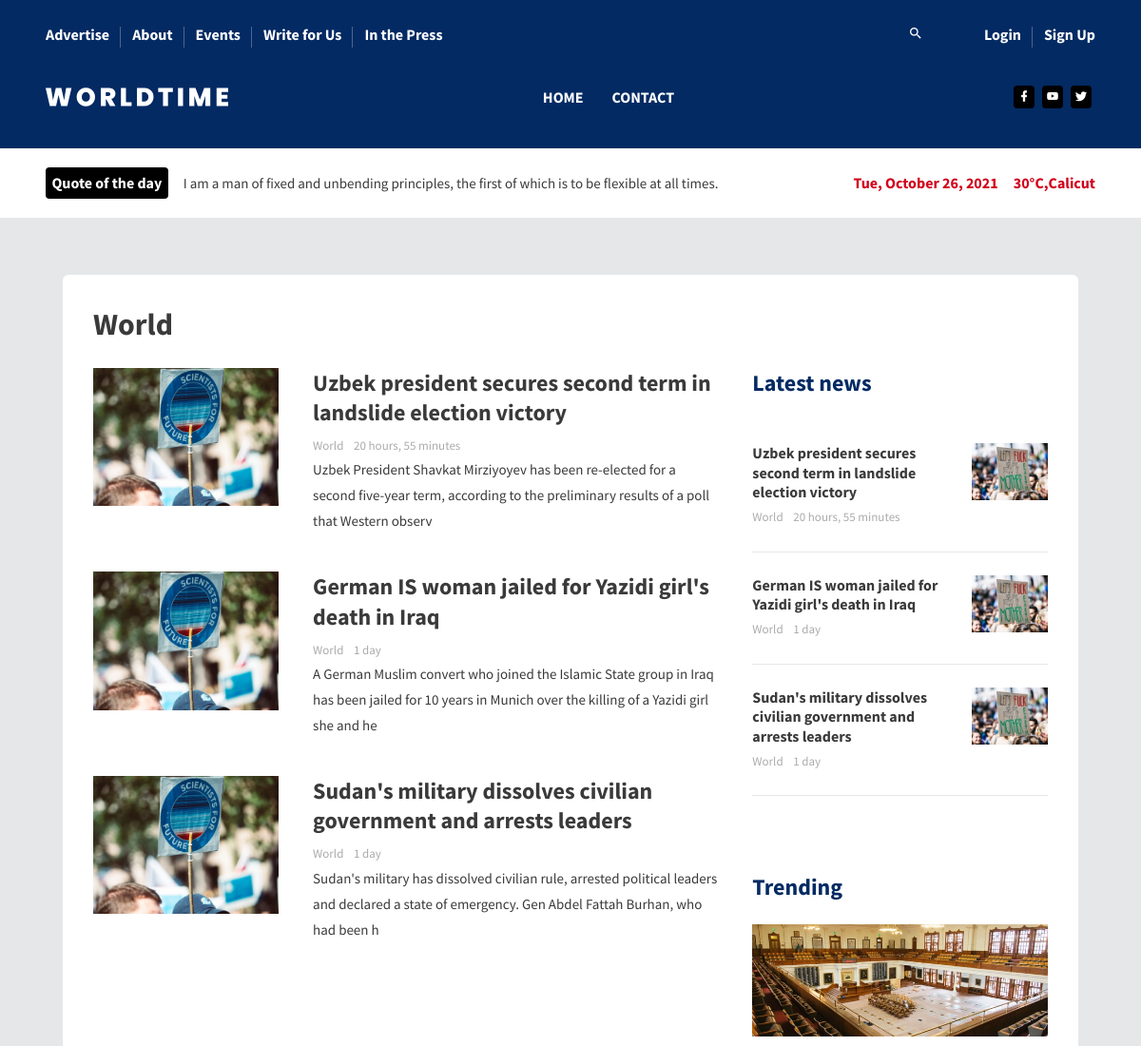
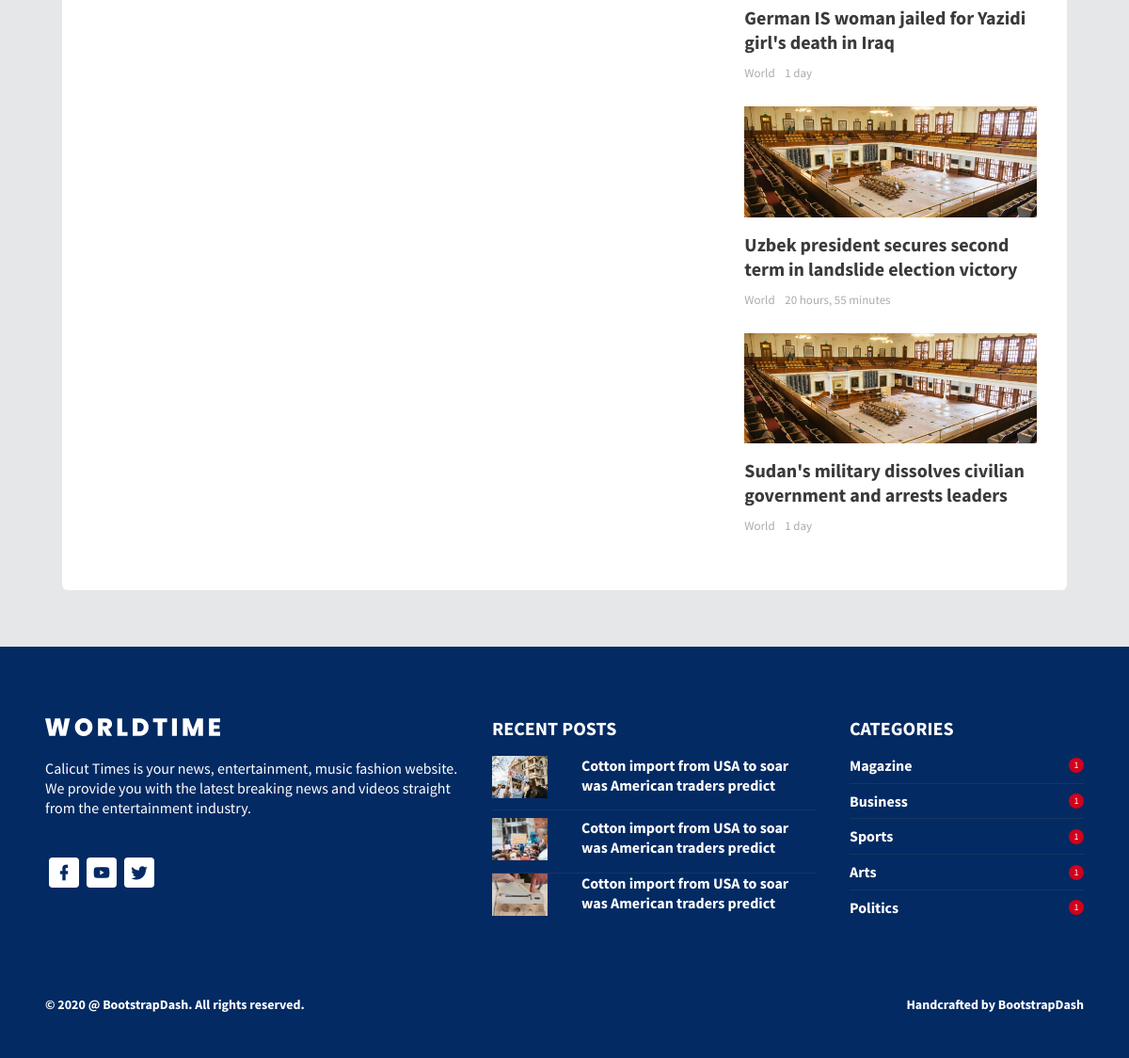
The page /topic/World on the database its author committed (2 pictures, top to bottom).
### reader/models.py (models this page shows)
class Topic(models.Model):
    name = models.CharField(max_length=200)
    def __str__(self):
        return self.name

class News(models.Model):
    topic = models.ForeignKey(Topic, on_delete=models.SET_NULL, null=True)
    author = models.ForeignKey(User, on_delete=models.SET_NULL, null=True)
    title = models.CharField(max_length=200)
    body = models.TextField()
    updated = models.DateTimeField(auto_now=True)
    created = models.DateTimeField(auto_now_add=True)
    class Meta:
        ordering = ['-updated', '-created']
        verbose_name_plural = 'News'
    def __str__(self):
        return self.body[:150]

### reader/views.py (the view)
# urls.py: path('topic/<str:category>', views.topicPage, name='topic-page'),
def topicPage(request, category):
    topic = Topic.objects.get(name=category)
    news = News.objects.filter(topic=topic)
    latest_news = news[:5] if news.count() >= 5 else news
    random_news = random.sample(list(news), 5) if news.count() >= 5 else news
    trending_news = random.sample(list(news), 3) if news.count() >= 3 else news
    context = {'latest_news': latest_news,
               'random_news': random_news, 'trending_news': trending_news, 'topic': topic}
    return render(request, 'reader/topic-page.html', context)

### reader/templatetags/main_vars.py (called while the page is built)
@register.simple_tag
def quote():
    response = requests.get('https://api.quotable.io/random')
    if (response.status_code == 200):
        return response.json()['content']

@register.simple_tag
def date():
    today = datetime.date.today()
    return today.strftime("%a, %B %d, %Y")

### reader/templates/reader/topic-page.html
{% extends "main.html" %}
{% load static %}
{% block content %}
<div class="content-wrapper">
    <div class="container">
        <div class="col-sm-12">
            <div class="card" data-aos="fade-up">
                <div class="card-body">
                    <div class="row">
                        <div class="col-sm-12">
                            <h1 class="font-weight-600 mb-4">
                                {{topic}}
                            </h1>
                        </div>
                    </div>
                    <div class="row">
                        <div class="col-lg-8">
                            {% for news in random_news %}
                            <div class="row">
                                <div class="col-sm-4 grid-margin">
                                    <div class="rotate-img">
                                        <img
                                            src="{% static '/images/politics/Politics_7.jpg' %}"
                                            alt="banner"
                                            class="img-fluid" />
                                    </div>
                                </div>
                                <div class="col-sm-8 grid-margin">
                                    <h2 class="font-weight-600 mb-2">
                                        {{news.title}}
                                    </h2>
                                    <p class="fs-13 text-muted mb-0">
                                        <span class="mr-2">{{topic}} </span>{{news.created|timesince}}
                                    </p>
                                    <p class="fs-15">
                                        {{news}}
                                    </p>
                                </div>
                            </div>
                            {% endfor %}
                        </div>
                        <div class="col-lg-4">
                            <h2 class="mb-4 text-primary font-weight-600">
                                Latest news
                            </h2>
                            {% for news in latest_news %}
                            <div class="row">
                                <div class="col-sm-12">
                                    <div class="border-bottom pb-4 pt-4">
                                        <div class="row">
                                            <div class="col-sm-8">
                                                <h5 class="font-weight-600 mb-1">
                                                    {{news.title}}
                                                </h5>
                                                <p class="fs-13 text-muted mb-0">
                                                    <span class="mr-2">{{topic}} </span>{{news.created|timesince}}
                                                </p>
                                            </div>
                                            <div class="col-sm-4">
                                                <div class="rotate-img">
                                                    <img
                                                        src="{% static 'images/politics/Politics_1.jpg' %}"
                                                        alt="banner"
                                                        class="img-fluid" />
                                                </div>
                                            </div>
                                        </div>
                                    </div>
                                </div>
                            </div>
                            {% endfor %}
                            <div class="trending">
                                <h2 class="mb-4 text-primary font-weight-600">
                                    Trending
                                </h2>
                                {% for news in trending_news %}
                                <div class="mb-4">
                                    <div class="rotate-img">
                                        <img
                                            src="{% static 'images/politics/Politics_4.jpg' %}"
                                            alt="banner"
                                            class="img-fluid" />
                                    </div>
                                    <h3 class="mt-3 font-weight-600">
                                        {{news.title}}
                                    </h3>
                                    <p class="fs-13 text-muted mb-0">
                                        <span class="mr-2">{{topic}} </span>{{news.created|timesince}}
                                    </p>
                                </div>
                                {% endfor %}
                            </div>
                        </div>
                    </div>
                </div>
            </div>
        </div>
    </div>
</div>
{% endblock content %}

### templates/main.html (shortened to what this page needs)
<!DOCTYPE html>
{% load static %}
{% load main_vars %}
<html lang="zxx">
<head>
  <link rel="stylesheet" href="{% static 'vendors/mdi/css/materialdesignicons.min.css' %}" />
  <link rel="stylesheet" href="{% static 'vendors/aos/dist/aos.css/aos.css' %}" />
  <link rel="stylesheet" href="https://use.fontawesome.com/releases/v5.15.4/css/all.css">
  <link rel="stylesheet" href="{% static 'styles/style.css' %}">
</head>
<body>
  <div class="container-scroller">
    <div class="main-panel">
      {% include "navbar.html" %}
      <div class="flash-news-banner">
        <div class="container">
          <div class="d-lg-flex align-items-center justify-content-between">
            <div class="d-flex align-items-center">
              <span class="badge badge-dark mr-3">Quote of the day</span>
              <p class="mb-0">
                I am a man of fixed and unbending principles, the first of which is to be flexible at all times.
              </p>
            </div>
            <div class="d-flex">
              <span class="mr-3 text-danger">{% date %}</span>
              <span class="text-danger">30°C,Calicut</span>
            </div>
          </div>
        </div>
      </div>
      {% block content %}
      {% endblock content %}
      {% include "footer.html" %}
    </div>
  </div>
</body>
</html>

### templates/navbar.html (shortened to what this page needs)
{% load static %}
{% load main_vars %}
<header id="header">
  <div class="container">
    <nav class="navbar navbar-expand-lg navbar-light">
      <div class="navbar-top">
        <div class="d-flex justify-content-between align-items-center">
          <ul class="navbar-top-left-menu">
            <li class="nav-item">
              <a href="pages/index-inner.html" class="nav-link">Advertise</a>
            </li>
            <li class="nav-item">
              <a href="pages/aboutus.html" class="nav-link">About</a>
            </li>
            <li class="nav-item">
              <a href="#" class="nav-link">Events</a>
            </li>
            <li class="nav-item">
              <a href="#" class="nav-link">Write for Us</a>
            </li>
            <li class="nav-item">
              <a href="#" class="nav-link">In the Press</a>
            </li>
          </ul>
          <ul class="navbar-top-right-menu">
            <li class="nav-item">
              <a href="#" class="nav-link"><i class="mdi mdi-magnify"></i></a>
            </li>
            {% if not request.user.is_authenticated %}
            <li class="nav-item">
              <a href="{% url 'login' %}" class="nav-link">Login</a>
            </li>
            <li class="nav-item">
              <a href="{% url 'register' %}" class="nav-link">Sign Up</a>
            </li>
            {% else %}
            <li class="nav-item">
              <a href="{% url 'logout' %}" class="nav-link">Logout</a>
            </li>
            {% endif %}
          </ul>
        </div>
      </div>
      <div class="navbar-bottom">
        <div class="d-flex justify-content-between align-items-center">
          <div>
            <a class="navbar-brand" href="{% url 'home' %}"><img src="{% static 'images/logo.svg' %}" alt="" style="height:50px" /></a>
          </div>
          <div>
            <div
              class="navbar-collapse justify-content-center collapse"
              id="navbarSupportedContent">
              <ul
                class="navbar-nav d-lg-flex justify-content-between align-items-center">
                <li class="nav-item active">
                  <a class="nav-link" href="{% url 'home' %}">Home</a>
                </li>
                <li class="nav-item">
                  <a class="nav-link" href="pages/contactus.html">Contact</a>
                </li>
              </ul>
            </div>
          </div>
          <ul class="social-media">
            <li>
              <a href="#">
                <i class="mdi mdi-facebook"></i>
              </a>
            </li>
            <li>
              <a href="#">
                <i class="mdi mdi-youtube"></i>
              </a>
            </li>
            <li>
              <a href="#">
                <i class="mdi mdi-twitter"></i>
              </a>
            </li>
          </ul>
        </div>
      </div>
    </nav>
  </div>
</header>

### templates/footer.html
{% load static %}
<footer id="footer">
  <div class="footer-top">
    <div class="container">
      <div class="row">
        <div class="col-sm-5">
          <img src="{% static 'images/logo.svg' %}" class="footer-logo" alt="" />
          <h5 class="font-weight-normal mt-4 mb-5">
            Calicut Times is your news, entertainment, music fashion website. We
            provide you with the latest breaking news and videos straight from
            the entertainment industry.
          </h5>
          <ul class="social-media mb-3">
            <li>
              <a href="#">
                <i class="mdi mdi-facebook"></i>
              </a>
            </li>
            <li>
              <a href="#">
                <i class="mdi mdi-youtube"></i>
              </a>
            </li>
            <li>
              <a href="#">
                <i class="mdi mdi-twitter"></i>
              </a>
            </li>
          </ul>
        </div>
        <div class="col-sm-4">
          <h3 class="font-weight-bold mb-3">RECENT POSTS</h3>
          <div class="row">
            <div class="col-sm-12">
              <div class="footer-border-bottom pb-2">
                <div class="row">
                  <div class="col-3">
                    <img
                      src="{% static 'images/dashboard/home_1.jpg' %}"
                      alt="thumb"
                      class="img-fluid" />
                  </div>
                  <div class="col-9">
                    <h5 class="font-weight-600">
                      Cotton import from USA to soar was American traders
                      predict
                    </h5>
                  </div>
                </div>
              </div>
            </div>
          </div>
          <div class="row">
            <div class="col-sm-12">
              <div class="footer-border-bottom pb-2 pt-2">
                <div class="row">
                  <div class="col-3">
                    <img
                      src="{% static 'images/dashboard/home_2.jpg' %}"
                      alt="thumb"
                      class="img-fluid" />
                  </div>
                  <div class="col-9">
                    <h5 class="font-weight-600">
                      Cotton import from USA to soar was American traders
                      predict
                    </h5>
                  </div>
                </div>
              </div>
            </div>
          </div>
          <div class="row">
            <div class="col-sm-12">
              <div>
                <div class="row">
                  <div class="col-3">
                    <img
                      src="{% static 'images/dashboard/home_3.jpg' %}"
                      alt="thumb"
                      class="img-fluid" />
                  </div>
                  <div class="col-9">
                    <h5 class="font-weight-600 mb-3">
                      Cotton import from USA to soar was American traders
                      predict
                    </h5>
                  </div>
                </div>
              </div>
            </div>
          </div>
        </div>
        <div class="col-sm-3">
          <h3 class="font-weight-bold mb-3">CATEGORIES</h3>
          <div class="footer-border-bottom pb-2">
            <div class="d-flex justify-content-between align-items-center">
              <h5 class="mb-0 font-weight-600">Magazine</h5>
              <div class="count">1</div>
            </div>
          </div>
          <div class="footer-border-bottom pb-2 pt-2">
            <div class="d-flex justify-content-between align-items-center">
              <h5 class="mb-0 font-weight-600">Business</h5>
              <div class="count">1</div>
            </div>
          </div>
          <div class="footer-border-bottom pb-2 pt-2">
            <div class="d-flex justify-content-between align-items-center">
              <h5 class="mb-0 font-weight-600">Sports</h5>
              <div class="count">1</div>
            </div>
          </div>
          <div class="footer-border-bottom pb-2 pt-2">
            <div class="d-flex justify-content-between align-items-center">
              <h5 class="mb-0 font-weight-600">Arts</h5>
              <div class="count">1</div>
            </div>
          </div>
          <div class="pt-2">
            <div class="d-flex justify-content-between align-items-center">
              <h5 class="mb-0 font-weight-600">Politics</h5>
              <div class="count">1</div>
            </div>
          </div>
        </div>
      </div>
    </div>
  </div>
  <div class="footer-bottom">
    <div class="container">
      <div class="row">
        <div class="col-sm-12">
          <div class="d-sm-flex justify-content-between align-items-center">
            <div class="fs-14 font-weight-600">
              © 2020 @ <a href="https://www.bootstrapdash.com/" target="_blank" class="text-white"> BootstrapDash</a>. All rights reserved.
            </div>
            <div class="fs-14 font-weight-600">
              Handcrafted by <a href="https://www.bootstrapdash.com/" target="_blank" class="text-white">BootstrapDash</a>
            </div>
          </div>
        </div>
      </div>
    </div>
  </div>
</footer>

### rows shown on the page
Topic: name "World"
News: title "Uzbek president secures second term in landslide election victory", created "20 hours, 55 minutes", body "Uzbek President Shavkat Mirziyoyev has been re-elected for a second five-year term, according to the preliminary results of a poll that Western observ"
News: title "German IS woman jailed for Yazidi girl's death in Iraq", created "1 day", body "A German Muslim convert who joined the Islamic State group in Iraq has been jailed for 10 years in Munich over the killing of a Yazidi girl she and he"
News: title "Sudan's military dissolves civilian government and arrests leaders", created "1 day", body "Sudan's military has dissolved civilian rule, arrested political leaders and declared a state of emergency. Gen Abdel Fattah Burhan, who had been h"
